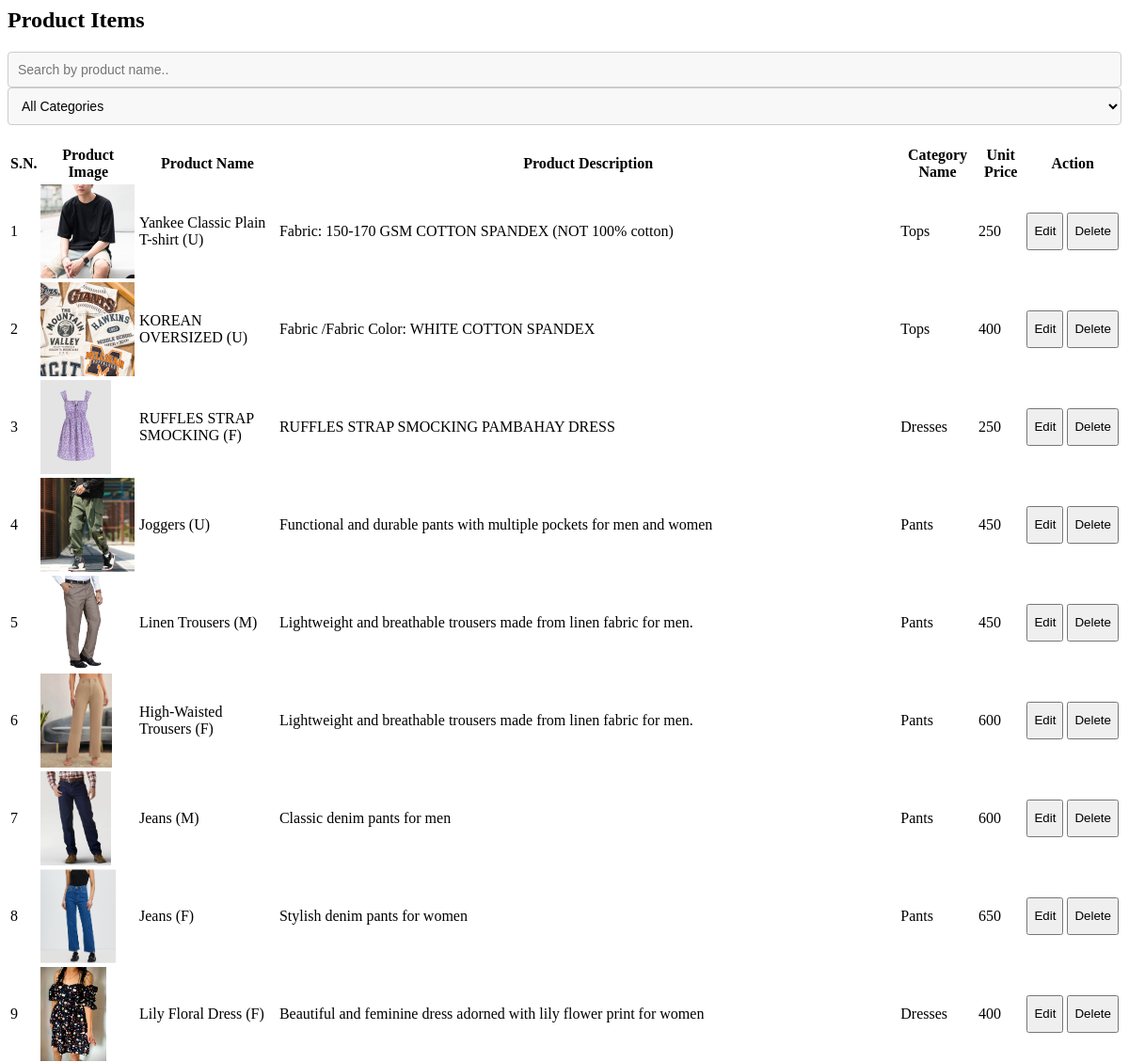
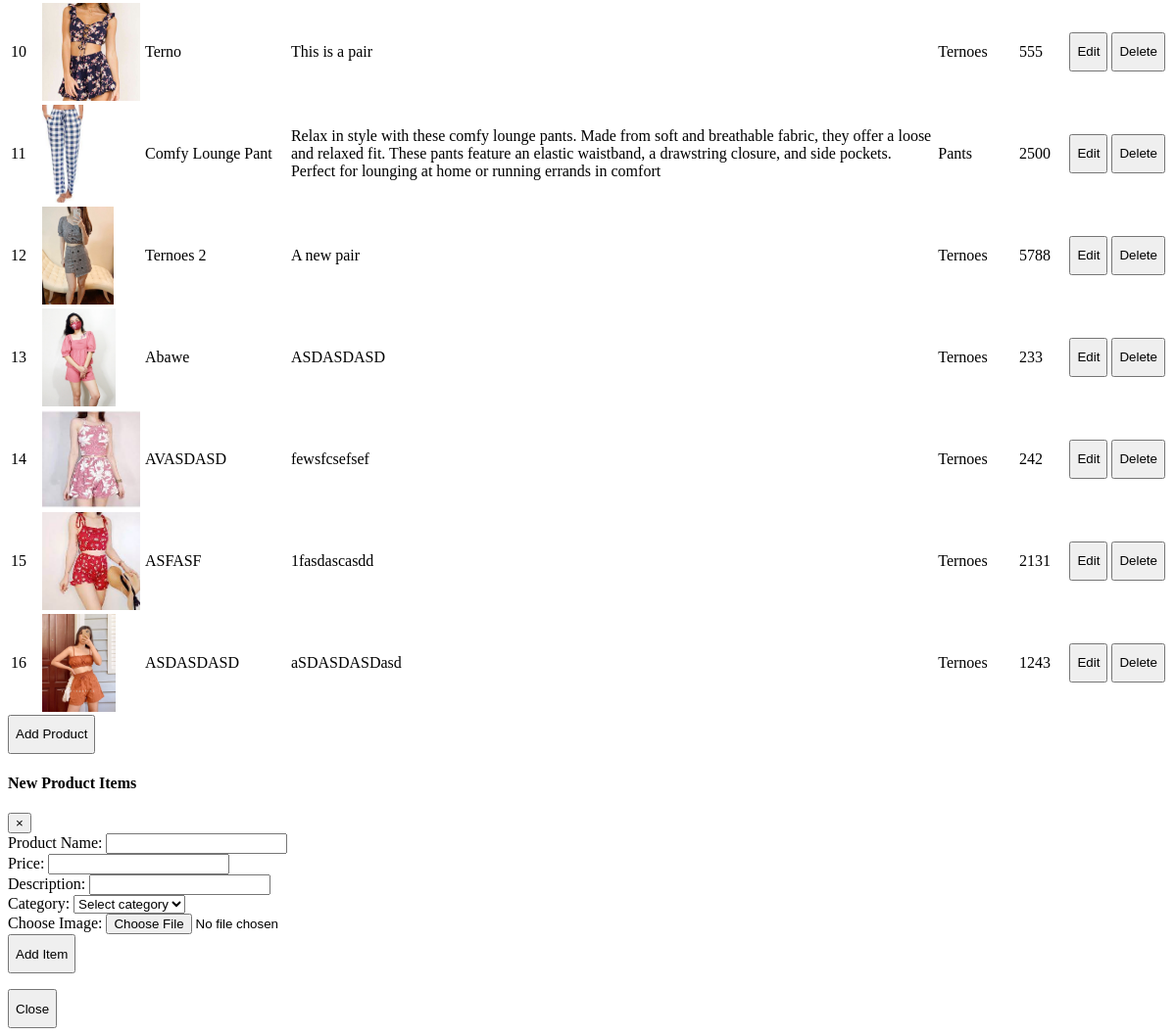
Page /adminView/filter.php on the committed database (2 pictures, top to bottom).
### tables this page shows
CREATE TABLE `product` (
  `product_id` int(11) NOT NULL,
  `product_name` varchar(200) NOT NULL,
  `product_desc` text NOT NULL,
  `product_image` varchar(255) NOT NULL,
  `price` int(11) NOT NULL,
  `category_id` int(11) NOT NULL,
  `uploaded_date` date NOT NULL DEFAULT current_timestamp()
);

CREATE TABLE `category` (
  `category_id` int(11) NOT NULL,
  `category_name` varchar(150) NOT NULL
);

### adminView/filter.php (the view, shortened to what this page needs)
<div>
  <h2>Product Items</h2>
  <div class="search-container">
    <input type="text" id="searchBox" onkeyup="filterTable()" class="search-box" placeholder="Search by product name..">
    <select id="categoryFilter" onchange="filterTable()" class="filter-box">
      <option value="">All Categories</option>
      <?php
        include_once "../config/dbconnect.php";
      ?>
    </select>
  </div>
  <table class="table">
    <thead>
      <tr>
        <th class="text-center">S.N.</th>
        <th class="text-center">Product Image</th>
        <th class="text-center">Product Name</th>
        <th class="text-center">Product Description</th>
        <th class="text-center">Category Name</th>
        <th class="text-center">Unit Price</th>
        <th class="text-center" colspan="2">Action</th>
      </tr>
    </thead>
    <?php
      $sql = "SELECT * FROM product, category WHERE product.category_id = category.category_id";
      $result = $conn->query($sql);
      $count = 1;
      if ($result->num_rows > 0) {
        while ($row = $result->fetch_assoc()) {
    ?>
    <tr>
      <td><?=$count?></td>
      <td><img height='100px' src='<?=$row["product_image"]?>'></td>
      <td><?=$row["product_name"]?></td>
      <td><?=$row["product_desc"]?></td>
      <td><?=$row["category_name"]?></td>
      <td><?=$row["price"]?></td>
      <td><button class="btn btn-primary" style="height:40px" onclick="itemEditForm('<?=$row['product_id']?>')">Edit</button></td>
      <td><button class="btn btn-danger" style="height:40px" onclick="itemDelete('<?=$row['product_id']?>')">Delete</button></td>
    </tr>
    <?php
          $count++;
        }
      }
    ?>
  </table>
  <button type="button" class="btn btn-secondary " style="height:40px" data-toggle="modal" data-target="#myModal">
    Add Product
  </button>
  <div class="modal fade" id="myModal" role="dialog">
    <div class="modal-dialog">
      <div class="modal-content">
        <div class="modal-header">
          <h4 class="modal-title">New Product Items</h4>
          <button type="button" class="close" data-dismiss="modal">&times;</button>
        </div>
        <div class="modal-body">
          <form enctype='multipart/form-data' onsubmit="addItems()" method="POST">
            <div class="form-group">
              <label for="name">Product Name:</label>
              <input type="text" class="form-control" id="p_name" required>
            </div>
            <div class="form-group">
              <label for="price">Price:</label>
              <input type="number" class="form-control" id="p_price" required>
            </div>
            <div class="form-group">
              <label for="qty">Description:</label>
              <input type="text" class="form-control" id="p_desc" required>
            </div>
            <div class="form-group">
              <label>Category:</label>
              <select id="category">
                <option disabled selected>Select category</option>
              </select>
            </div>
            <div class="form-group">
              <label for="file">Choose Image:</label>
              <input type="file" class="form-control-file" id="file">
            </div>
            <div class="form-group">
              <button type="submit" class="btn btn-secondary" id="upload" style="height:40px">Add Item</button>
            </div>
          </form>
        </div>
        <div class="modal-footer">
          <button type="button" class="btn btn-default" data-dismiss="modal" style="height:40px">Close</button>
        </div>
      </div>
    </div>
  </div>
</div>

### adminView/filter.php (style rules this page uses)
.search-container { margin-bottom: 20px; }
.search-box { width: 100%; padding: 10px; border: 1px solid #ccc; border-radius: 4px; box-sizing: border-box; font-size: 14px; background-color: #f8f8f8; }
.filter-box { width: 100%; padding: 10px; border: 1px solid #ccc; border-radius: 4px; box-sizing: border-box; font-size: 14px; background-color: #f8f8f8; }

### rows in the picture
product: product_image (picture), product_name "Yankee Classic Plain T-shirt (U)", product_desc "Fabric: 150-170 GSM COTTON SPANDEX (NOT 100% cotton)", category.category_name "Tops", price "250"
product: product_image (picture), product_name "KOREAN OVERSIZED (U)", product_desc "Fabric /Fabric Color: WHITE COTTON SPANDEX", category.category_name "Tops", price "400"
product: product_image (picture), product_name "RUFFLES STRAP SMOCKING (F)", product_desc "RUFFLES STRAP SMOCKING PAMBAHAY DRESS", category.category_name "Dresses", price "250"
product: product_image (picture), product_name "Joggers (U)", product_desc "Functional and durable pants with multiple pockets for men and women", category.category_name "Pants", price "450"
product: product_image (picture), product_name "Linen Trousers (M)", product_desc "Lightweight and breathable trousers made from linen fabric for men.", category.category_name "Pants", price "450"
product: product_image (picture), product_name "High-Waisted Trousers (F)", product_desc "Lightweight and breathable trousers made from linen fabric for men.", category.category_name "Pants", price "600"
product: product_image (picture), product_name "Jeans (M)", product_desc "Classic denim pants for men", category.category_name "Pants", price "600"
product: product_image (picture), product_name "Jeans (F)", product_desc "Stylish denim pants for women", category.category_name "Pants", price "650"
product: product_image (picture), product_name "Lily Floral Dress (F)", product_desc "Beautiful and feminine dress adorned with lily flower print for women", category.category_name "Dresses", price "400"
product: product_image (picture), product_name "Terno", product_desc "This is a pair", category.category_name "Ternoes", price "555"
product: product_image (picture), product_name "Comfy Lounge Pant", product_desc "Relax in style with these comfy lounge pants. Made from soft and breathable fabric, they offer a loose and relaxed fit. These pants feature an elastic waistband, a drawstring closure, and side pockets. Perfect for lounging at home or running errands in comfort", category.category_name "Pants", price "2500"
product: product_image (picture), product_name "Ternoes 2", product_desc "A new pair", category.category_name "Ternoes", price "5788"
product: product_image (picture), product_name "Abawe", product_desc "ASDASDASD", category.category_name "Ternoes", price "233"
product: product_image (picture), product_name "AVASDASD", product_desc "fewsfcsefsef", category.category_name "Ternoes", price "242"
product: product_image (picture), product_name "ASFASF", product_desc "1fasdascasdd", category.category_name "Ternoes", price "2131"
product: product_image (picture), product_name "ASDASDASD", product_desc "aSDASDASDasd", category.category_name "Ternoes", price "1243"
